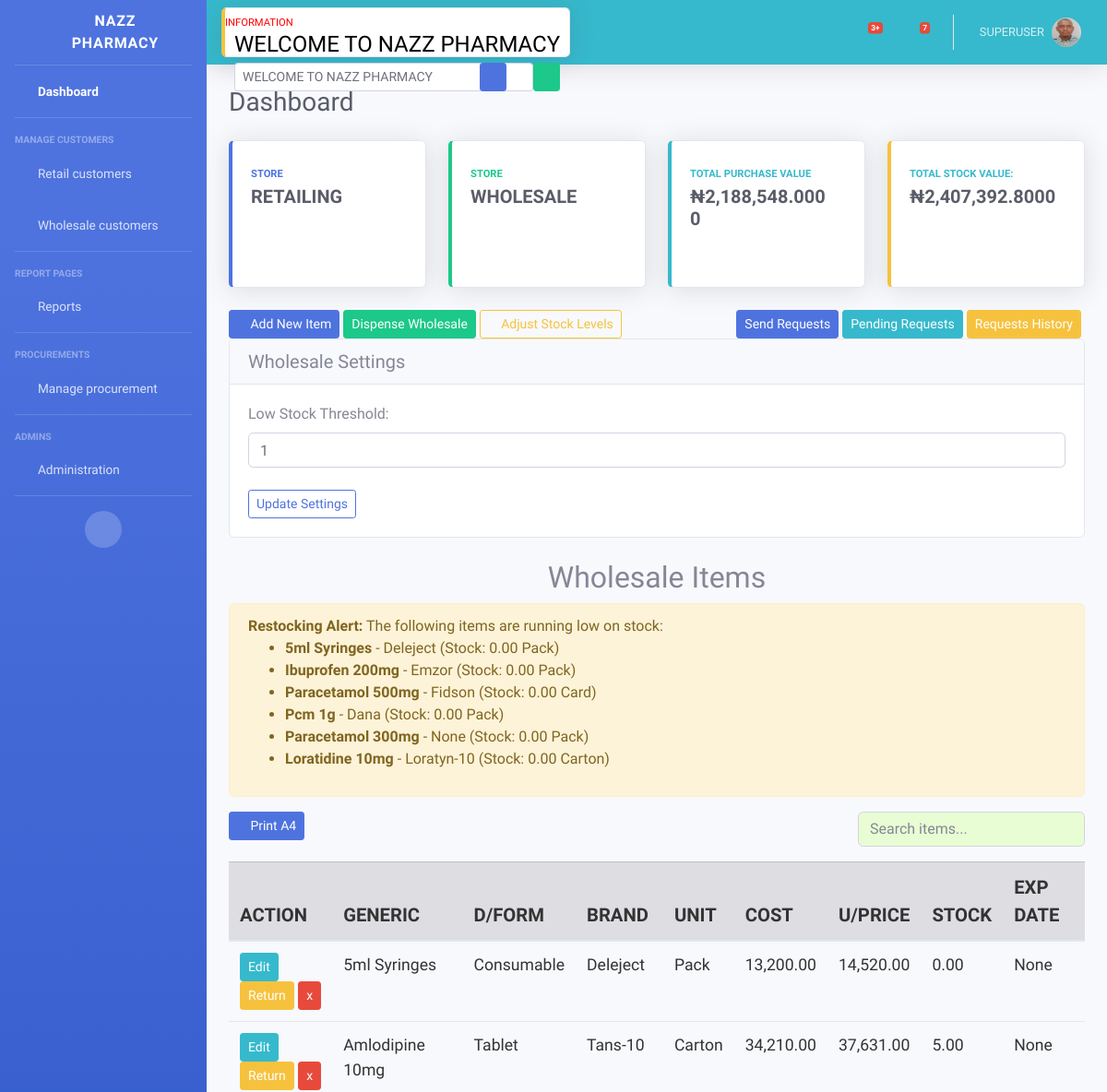
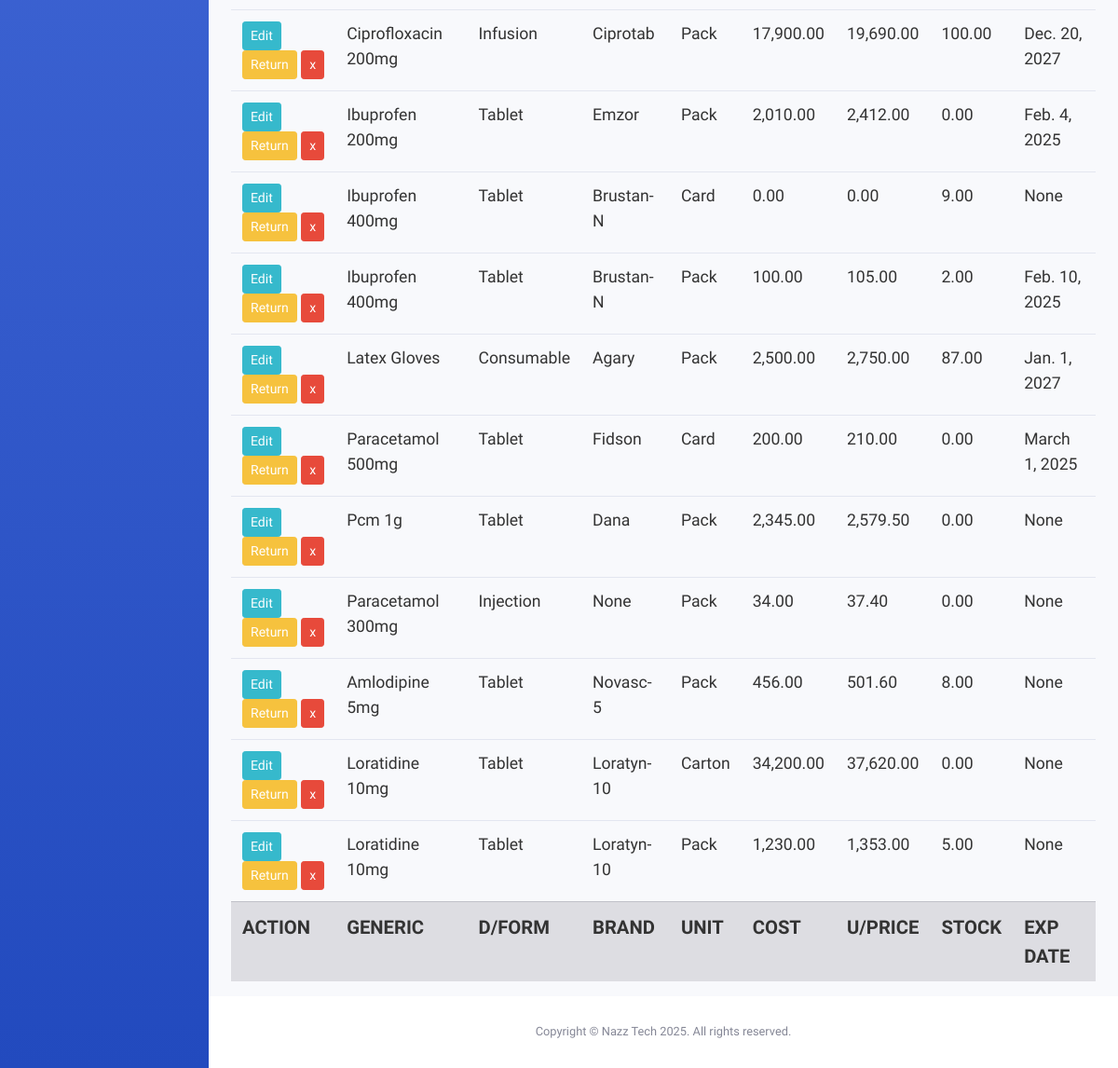
The app's page /wholesales/ (signed in), older data (2 pictures, top to bottom).
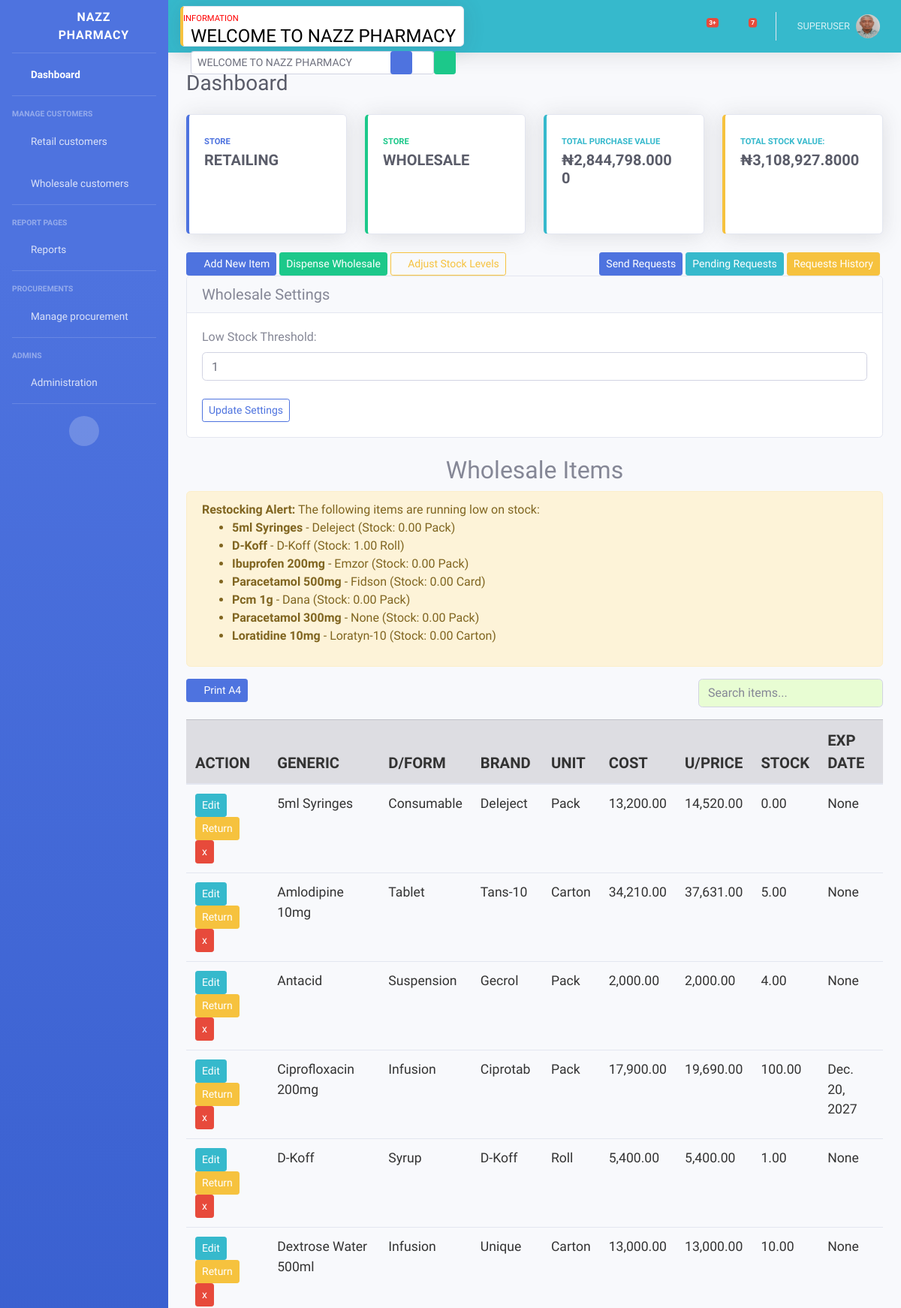
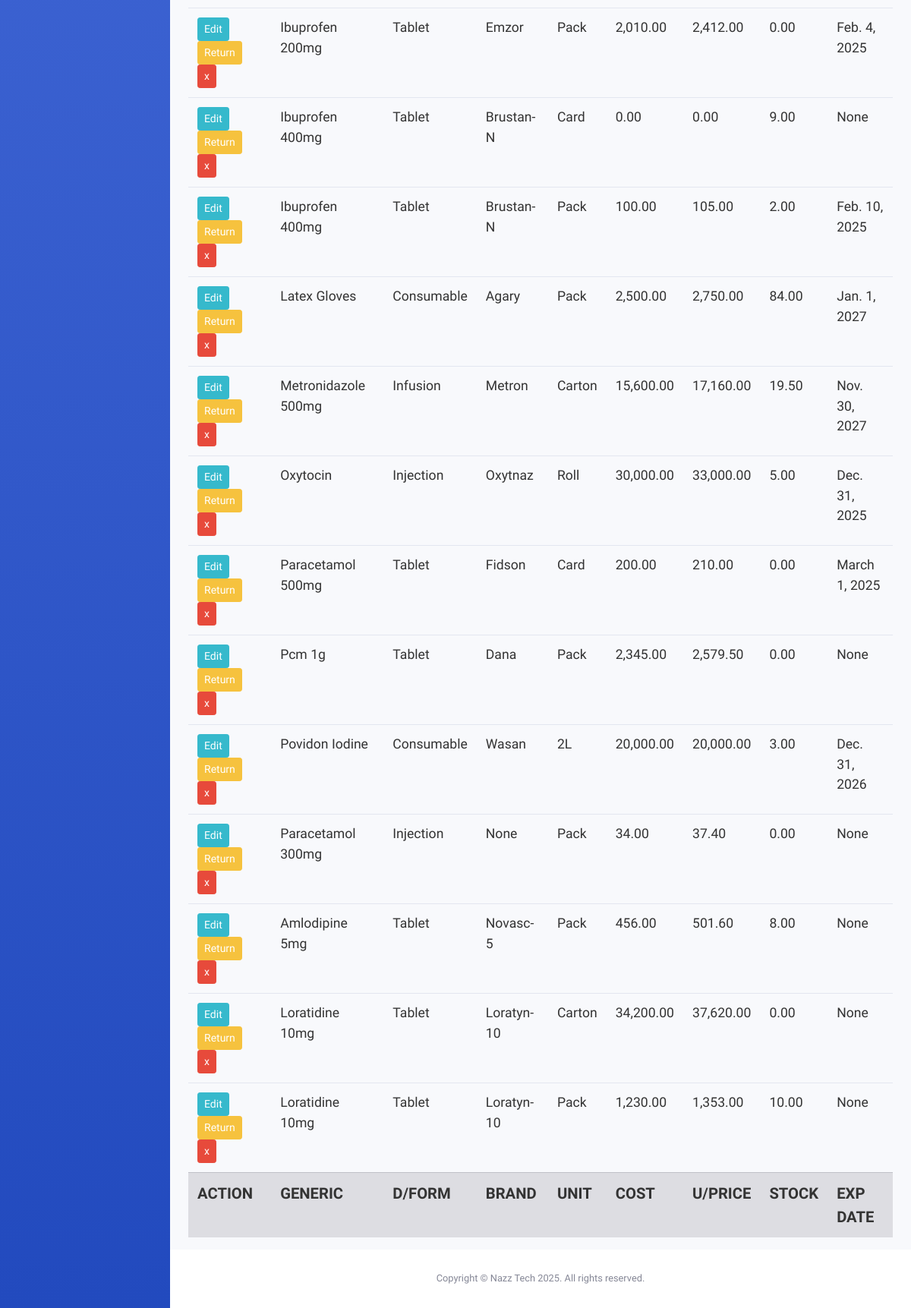
The same page, newer data (2 pictures, top to bottom).
### store/models.py (models this page shows, shortened)
class WholesaleItem(models.Model):
    name = models.CharField(max_length=200)
    dosage_form = models.CharField(max_length=200, blank=True, null=True)  # Removed choices to allow any value
    brand = models.CharField(max_length=200, blank=True, null=True)
    unit = models.CharField(max_length=200, blank=True, null=True)  # Removed choices to allow any value
    cost = models.DecimalField(max_digits=12, decimal_places=2, default=0)
    price = models.DecimalField(max_digits=12, decimal_places=2, default=0)
    markup = models.DecimalField(max_digits=6, decimal_places=2, default=0, choices=MARKUP_CHOICES)
    stock = models.DecimalField(max_digits=6, decimal_places=2, default=0, null=True, blank=True)
    low_stock_threshold = models.DecimalField(max_digits=6, decimal_places=2, default=0, null=True, blank=True)
    exp_date = models.DateField(null=True, blank=True)
    class Meta:
        ordering = ('name',)

### wholesale/views.py (the view)
# urls.py: path('wholesales/', views.wholesales, name='wholesales'),
@login_required
def wholesales(request):
    if request.user.is_authenticated:
        items = WholesaleItem.objects.all().order_by('name')
        settings = WholesaleSettings.get_settings()
        if request.method == 'POST' and request.user.is_superuser:
            settings_form = WholesaleSettingsForm(request.POST, instance=settings)
            if settings_form.is_valid():
                settings = settings_form.save()
                messages.success(request, 'Wholesale settings updated successfully')
            else:
                messages.error(request, 'Error updating wholesale settings')
        else:
            settings_form = WholesaleSettingsForm(instance=settings)
        low_stock_threshold = settings.low_stock_threshold
        total_purchase_value = sum(item.cost * item.stock for item in items)
        total_stock_value = sum(item.price * item.stock for item in items)
        total_profit = total_stock_value - total_purchase_value
        low_stock_items = [item for item in items if item.stock <= low_stock_threshold]
        context = {
            'items': items,
            'low_stock_items': low_stock_items,
            'settings_form': settings_form,
            'low_stock_threshold': low_stock_threshold,
            'total_purchase_value': total_purchase_value,
            'total_stock_value': total_stock_value,
            'total_profit': total_profit,
        }
        return render(request, 'wholesale/wholesales.html', context)
    else:
        return redirect('store:index')

### wholesale/forms.py
class WholesaleSettingsForm(forms.ModelForm):
    class Meta:
        model = WholesaleSettings
        fields = ['low_stock_threshold']
        widgets = {
            'low_stock_threshold': forms.NumberInput(attrs={'class': 'form-control'})
        }

### store/context_processors.py (called while the page is built)
def marquee_context(request):
    return {
        'marquee_text': cache.get('marquee_text', 'WELCOME TO NAZZ PHARMACY')
    }

### store/models.py (called while the page is built)
    @classmethod
    def get_settings(cls):
        settings, _ = cls.objects.get_or_create(pk=1)
        return settings

### userauth/models.py (called while the page is built)
    @classmethod
    def log_activity(cls, user, action, action_type='OTHER', target_model=None, target_id=None,
                    ip_address=None, user_agent=None):
        return cls.objects.create(
            user=user,
            action=action,
            action_type=action_type,
            target_model=target_model,
            target_id=target_id,
            ip_address=ip_address,
            user_agent=user_agent
        )

### userauth/permissions.py (called while the page is built)
def is_admin(user):
    return user.is_authenticated and user.profile.user_type == 'Admin'

def is_manager(user):
    return user.is_authenticated and user.profile.user_type == 'Manager'

def can_search_items(user):
    return user.is_authenticated

### templates/wholesale/wholesales.html (shortened to what the changed rows need)
{% extends 'partials/base.html' %}
{% load humanize %}
{% load static %}
{% block content %}
<div class="col-15 ">
    <h2 style="text-align: center;">Wholesale Items</h2>
    {% if low_stock_items %}
    <div class="alert alert-warning" role="alert">
        <ul>
            {% for item in low_stock_items %}
            <li>
                <strong>{{ item.name|title }}</strong>
                {% if item.brand %} - {{ item.brand|title }}{% endif %}
                (Stock: {{ item.stock }} {{ item.unit }})
            </li>
            {% endfor %}
        </ul>
    </div>
    {% endif %}
    <div class="table-responsive">
        <table class="table table-hover" id="dataTable" width="100%" cellspacing="0">
            <thead class="table-secondary">
                <tr>
                    <th scope="col">ACTION</th>
                    <th scope="col">GENERIC</th>
                    <th scope="col">D/FORM</th>
                    <th scope="col">BRAND</th>
                    {% if user.is_superuser or is_staff %}
                    <th scope="col">UNIT</th>
                    {% endif %}
                    <th scope="col">COST</th>
                    <th scope="col">U/PRICE</th>
                    <th scope="col">STOCK</th>
                    <th scope="col">EXP DATE</th>
                </tr>
            </thead>
            <tfoot class="table-secondary">
                <tr>
                    <th scope="col">ACTION</th>
                    <th scope="col">GENERIC</th>
                    <th scope="col">D/FORM</th>
                    <th scope="col">BRAND</th>
                    {% if user.is_superuser or is_staff %}
                    <th scope="col">UNIT</th>
                    {% endif %}
                    <th scope="col">COST</th>
                    <th scope="col">U/PRICE</th>
                    <th scope="col">STOCK</th>
                    <th scope="col">EXP DATE</th>
                </tr>
            </tfoot>
            <tbody id="item-list">
                {% for item in items %}
                <tr>
                    <td>
                        <a class="btn btn-sm btn-info" data-toggle="modal" data-target="#editWholesaleModal"
                            hx-get="{% url 'wholesale:edit_wholesale_item' item.id %}"
                            hx-target="#editWholesaleModal .modal-content">Edit</a>
                        <a class="btn btn-sm btn-warning" data-toggle="modal" data-target="#returnWholesaleItemModal"
                            hx-get="{% url 'wholesale:return_wholesale_item' item.id %}"
                            hx-target="#returnWholesaleItemModal .modal-content">Return</a>
                        <a href="{% url 'wholesale:delete_wholesale_item' item.id %}"
                            onclick="return confirm('Are you sure you want to delete {{item.name|title}} from Wholesale Store?')"
                            class="btn btn-sm btn-danger">x</a>
                    </td>
                    <td>{{item.name|title}}</td>
                    <td>{{item.dosage_form|title}}</td>
                    <td>{{item.brand|title}}</td>
                    {% if user.is_superuser or is_staff %}
                    <td>{{item.unit}}</td>
                    {% endif %}
                    <td>{{item.cost|intcomma}}</td>
                    <td>{{item.price|intcomma}}</td>
                    <td>{{item.stock}}</td>
                    <td>{{item.exp_date}}</td>
                </tr>
                {% endfor %}
            </tbody>
        </table>
    </div>
</div>
{% endblock %}

### templates/partials/base.html (shortened to what the changed rows need)
{% load static %}
{% load humanize %}
<!DOCTYPE html>
<html lang="en">
<head>
    <link href="{% static 'vendor/fontawesome-free/css/all.min.css' %}" rel="stylesheet" type="text/css">
    <link href="{% static 'css/sb-admin-2.min.css' %}" rel="stylesheet">
</head>
<body id="page-top">
    <div id="wrapper">
        <div id="content-wrapper" class="d-flex flex-column">
            <div id="content">
                <div class="container-fluid">
                    <div class="d-sm-flex align-items-center justify-content-between mb-4">
                        <h1 class="h3 mb-0 text-gray-800">Dashboard</h1>
                    </div>
                    <div class="row">
                        <div class="col-xl-3 col-md-6 mb-4">
                            <div class="card border-left-info shadow h-100 py-2">
                                <div class="card-body">
                                    <div class="row no-gutters align-items-center">
                                        <div class="col mr-2">
                                            <div class="row no-gutters align-items-center">
                                                <div class="col-auto">
                                                    <div class="h5 mb-0 mr-3 font-weight-bold text-gray-800">
                                                        {% if request.user.is_superuser or is_staff %}
                                                        ₦{{total_purchase_value|intcomma}}
                                                        {% endif %}
                                                    </div>
                                                </div>
                                            </div>
                                        </div>
                                    </div>
                                </div>
                            </div>
                        </div>
                        <div class="col-xl-3 col-md-6 mb-4">
                            <div class="card border-left-warning shadow h-100 py-2">
                                <div class="card-body">
                                    <div class="row no-gutters align-items-center">
                                        <div class="col mr-2">
                                            <div class="text-xs font-weight-bold text-info text-uppercase mb-1">
                                                TOTAL STOCK VALUE:</div>
                                            <div class="h5 mb-0 font-weight-bold text-gray-800">₦{{total_stock_value|intcomma}}
                                            </div>
                                        </div>
                                    </div>
                                </div>
                            </div>
                        </div>
                    </div>
                    <div class="row">
                        <div class="col-12">
                            {% block content %}{% endblock content %}
                        </div>
                    </div>
                </div>
            </div>
        </div>
    </div>
</body>
</html>

Row changes from the older to the newer data that the page shows:
added WholesaleItem: name "D-Koff", brand "D-Koff", stock "1.00", unit "Roll", dosage_form "Syrup", cost "5,400.00", price "5,400.00", exp_date "None"
added WholesaleItem: name "Antacid", dosage_form "Suspension", brand "Gecrol", unit "Pack", cost "2,000.00", price "2,000.00", stock "4.00", exp_date "None"
added WholesaleItem: name "Dextrose Water 500ml", dosage_form "Infusion", brand "Unique", unit "Carton", cost "13,000.00", price "13,000.00", stock "10.00", exp_date "None"
changed WholesaleItem "Latex Gloves": stock "87.00" → "84.00"
added WholesaleItem: name "Metronidazole 500mg", dosage_form "Infusion", brand "Metron", unit "Carton", cost "15,600.00", price "17,160.00", stock "19.50", exp_date "Nov. 30, 2027"
added WholesaleItem: name "Oxytocin", dosage_form "Injection", brand "Oxytnaz", unit "Roll", cost "30,000.00", price "33,000.00", stock "5.00", exp_date "Dec. 31, 2025"
added WholesaleItem: name "Povidon Iodine", dosage_form "Consumable", brand "Wasan", unit "2L", cost "20,000.00", price "20,000.00", stock "3.00", exp_date "Dec. 31, 2026"
changed WholesaleItem (number 19 of 19 on the later page): stock "5.00" → "10.00"
Text that changed along with them:
{{ total_purchase_value|intcomma }}: "2,188,548.0000" → "2,844,798.0000"
{{ total_stock_value|intcomma }}: "2,407,392.8000" → "3,108,927.8000"
